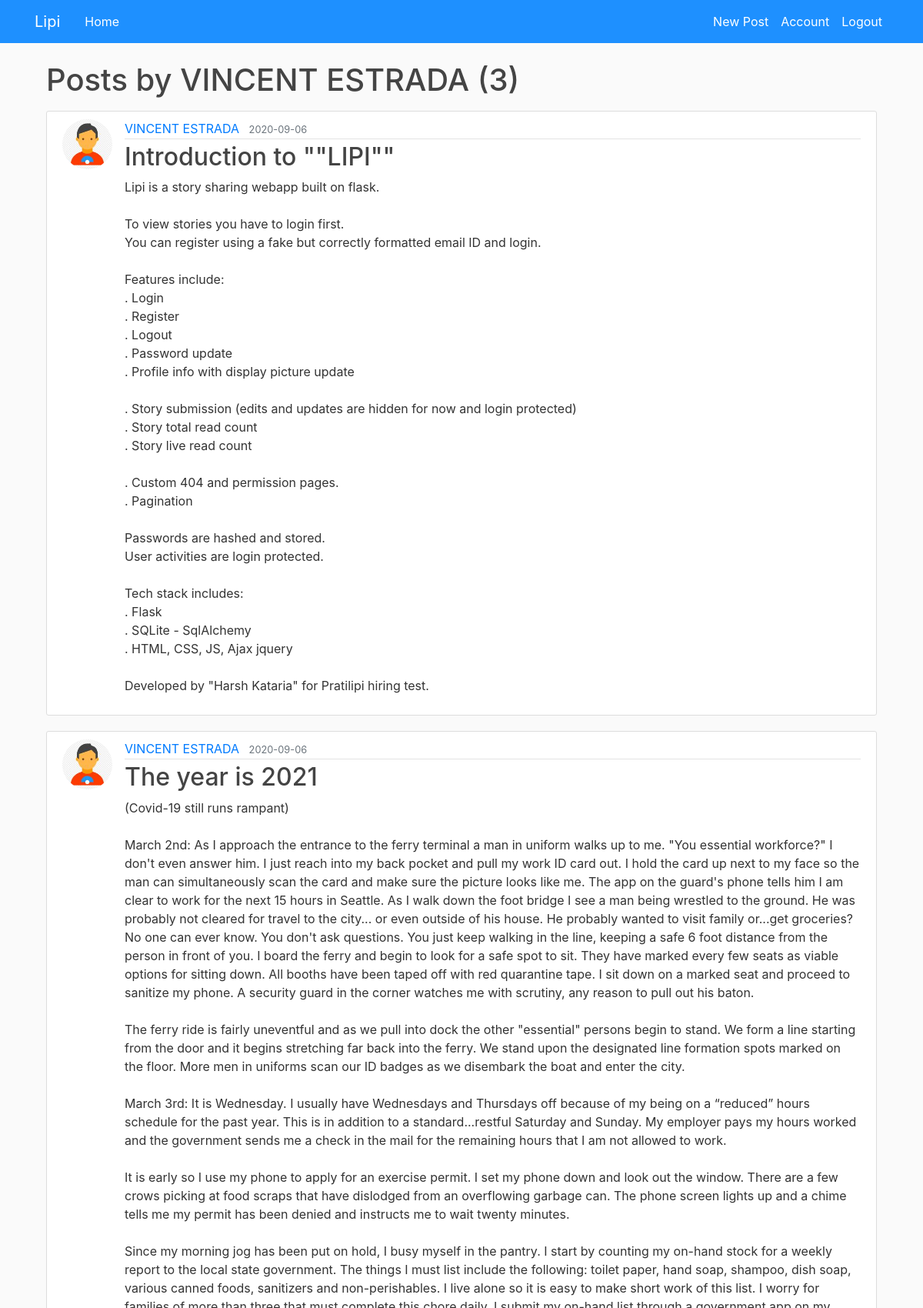
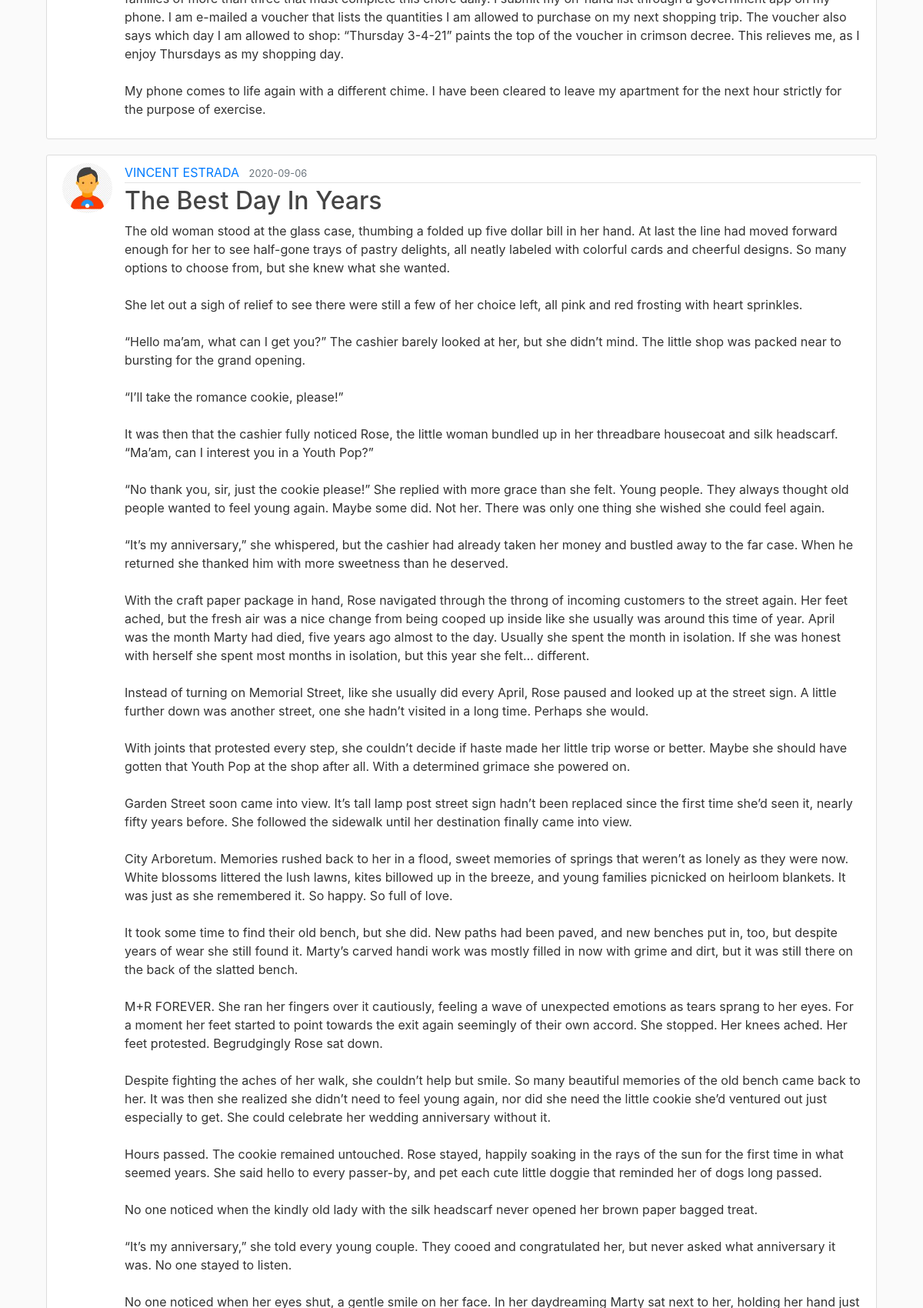
/user/VINCENT ESTRADA (signed in, upper part), run on the app's committed database (2 pictures, top to bottom).
### flaskblog/models.py (models this page shows, shortened)
class User(db.Model, UserMixin):
    id = db.Column(db.Integer, primary_key=True)
    username = db.Column(db.String(20), unique=True, nullable=False)
    email = db.Column(db.String(120), unique=True, nullable=False)
    image_file = db.Column(db.String(20), nullable=False, default='default.jpg')
    password = db.Column(db.String(60), nullable=False)
    posts = db.relationship('Post', backref='author', lazy=True)
    current_url = db.Column(db.String(100), default='')

class Post(db.Model):
    id = db.Column(db.Integer, primary_key=True)
    title = db.Column(db.String(100), nullable=False)
    date_posted = db.Column(db.DateTime, nullable=False, default=datetime.utcnow)
    content = db.Column(db.Text, nullable=False)
    user_id = db.Column(db.Integer, db.ForeignKey('user.id'), nullable=False)
    total_views = db.Column(db.Integer, default=0)
    usernames = db.Column(db.String(2000), default='')

### flaskblog/users/routes.py (the view)
@users.route("/user/<string:username>")
def user_posts(username):
    page = request.args.get('page', 1, type=int)
    user = User.query.filter_by(username=username).first_or_404()
    posts = Post.query.filter_by(author=user)\
        .order_by(Post.date_posted.desc())\
        .paginate(page=page, per_page=5)
    current_user.current_url = ""
    db.session.commit()
    return render_template('user_posts.html', posts=posts, user=user)

### flaskblog/models.py (called while the page is built)
@login_manager.user_loader
def load_user(user_id):
    return User.query.get(int(user_id))

### flaskblog/templates/user_posts.html (shortened to what this page needs)
{% extends "layout.html" %}
{% block content %}
    <h1 class="mb-3">Posts by {{ user.username }} ({{ posts.total }})</h1>
    {% for post in posts.items %}
        <article class="media content-section">
          <img class="rounded-circle article-img" src="{{ url_for('static', filename='profile_pics/' + post.author.image_file) }}">
          <div class="media-body">
            <div class="article-metadata">
              <a class="mr-2" href="{{ url_for('users.user_posts', username=post.author.username) }}">{{ post.author.username }}</a>
              <small class="text-muted">{{ post.date_posted.strftime('%Y-%m-%d') }}</small>
            </div>
            <h2><a class="article-title" href="{{ url_for('posts.post', post_id=post.id) }}">{{ post.title }}</a></h2>
            <p class="article-content">{{ post.content }}</p>
          </div>
        </article>
    {% endfor %}
{% endblock content %}

### flaskblog/static/main.css (style rules this page uses)
body { background: #fafafa; color: #333333; margin-top: 5rem; }
h1, h2, h3, h4, h5, h6 { color: #444444; }
.content-section { background: #ffffff; padding: 10px 20px; border: 1px solid #dddddd; border-radius: 3px; margin-bottom: 20px; }
.article-title { color: #444444; }
.article-content { white-space: pre-line; }
.article-img { height: 65px; width: 65px; margin-right: 16px; }
.article-metadata { padding-bottom: 1px; margin-bottom: 4px; border-bottom: 1px solid #e3e3e3 }

### data on the page
User: username "VINCENT ESTRADA"
Post: image_file (picture), author.username "VINCENT ESTRADA", date_posted "2020-09-06", title "Introduction to \"\"LIPI\"\"", content "Lipi is a story sharing webapp built on flask. To view stories you have to login first. You can register using a fake but correctly formatted email ID and login. Features include: . Login . Register . Logout . Password update . Profile info with display picture update . Story submission (edits and updates are hidden for now and login protected) . Story total read count . Story live read count . Custom 404 and permission pages. . Pagination Passwords are hashed and stored. User activities are login protected. Tech stack includes: . Flask . SQLite - SqlAlchemy . HTML, CSS, JS, Ajax jquery Developed by \"Harsh Kataria\" for Pratilipi hiring test."
Post: image_file (picture), author.username "VINCENT ESTRADA", date_posted "2020-09-06", title "The year is 2021", content "(Covid-19 still runs rampant) March 2nd: As I approach the entrance to the ferry terminal a man in uniform walks up to me. \"You essential workforce?\" I don't even answer him. I just reach into my back pocket and pull my work ID card out. I hold the card up next to my face so the man can simultaneously scan the card and make sure the picture looks like me. The app on the guard's phone tells him I am clear to work for the next 15 hours in Seattle. As I walk down the foot bridge I see a man being wrestled to the ground. He was probably not cleared for travel to the city... or even outside of his house. He probably wanted to visit family or...get groceries? No one can ever know. You don't ask…"
Post: image_file (picture), author.username "VINCENT ESTRADA", date_posted "2020-09-06", title "The Best Day In Years"

### other printed values
{{ posts.total }} "3"
